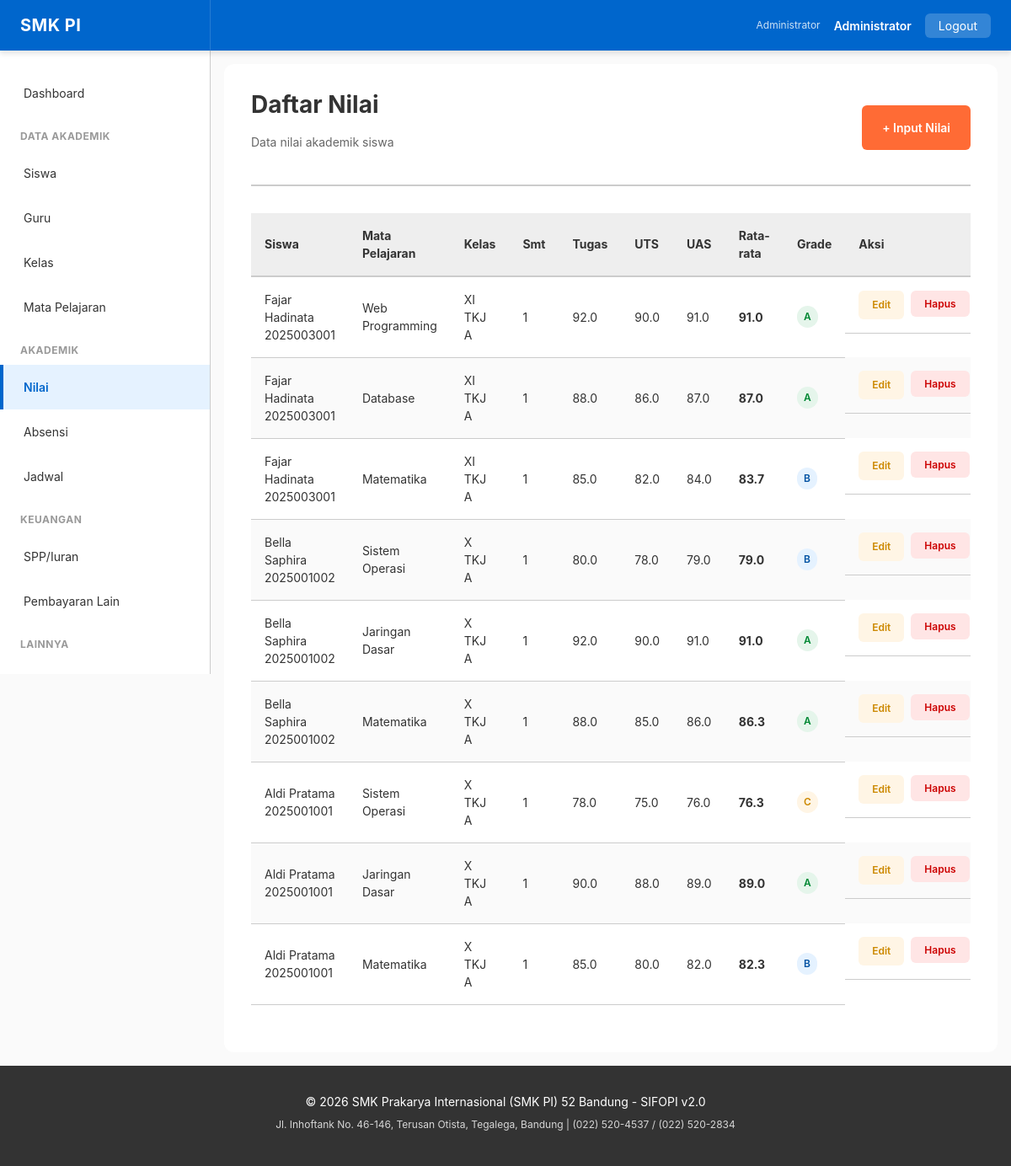
/nilai (signed in), run on the app's committed database.
### tables this page shows
CREATE TABLE nilai (
    id INT PRIMARY KEY AUTO_INCREMENT,
    siswa_id INT NOT NULL,
    pelajaran_kelas_id INT NOT NULL,
    tahun_ajaran_id INT NOT NULL,
    semester INT,
    tugas DECIMAL(5,2),
    uts DECIMAL(5,2),
    uas DECIMAL(5,2),
    rata_rata DECIMAL(5,2),
    grade VARCHAR(2),
    created_at DATETIME DEFAULT CURRENT_TIMESTAMP,
    updated_at DATETIME DEFAULT CURRENT_TIMESTAMP ON UPDATE CURRENT_TIMESTAMP,
    FOREIGN KEY (siswa_id) REFERENCES siswa(id) ON DELETE CASCADE,
    FOREIGN KEY (pelajaran_kelas_id) REFERENCES pelajaran_kelas(id),
    FOREIGN KEY (tahun_ajaran_id) REFERENCES tahun_ajaran(id),
    UNIQUE KEY unique_grade (siswa_id, pelajaran_kelas_id, tahun_ajaran_id, semester),
    INDEX idx_siswa (siswa_id),
    INDEX idx_pelajaran (pelajaran_kelas_id)
);

CREATE TABLE siswa (
    id INT PRIMARY KEY AUTO_INCREMENT,
    user_id INT,
    no_induk VARCHAR(20) NOT NULL UNIQUE,
    nama VARCHAR(100) NOT NULL,
    tgl_lahir DATE,
    jenis_kelamin ENUM('LAKI-LAKI', 'PEREMPUAN'),
    agama VARCHAR(20),
    alamat TEXT,
    no_telepon VARCHAR(20),
    email VARCHAR(100) UNIQUE,
    status ENUM('AKTIF', 'LULUS', 'KELUAR', 'SUSPENDED') DEFAULT 'AKTIF',
    kelas_id INT,
    tahun_ajaran_id INT,
    tanggal_masuk DATE,
    nama_ayah VARCHAR(100),
    nama_ibu VARCHAR(100),
    pekerjaan_ayah VARCHAR(100),
    pekerjaan_ibu VARCHAR(100),
    no_telepon_wali VARCHAR(20),
    nama_wali VARCHAR(100),
    alamat_wali TEXT,
    pekerjaan_wali VARCHAR(100),
    golongan_darah VARCHAR(3),
    anak_ke INT,
    status_anak VARCHAR(20),
    nama_sekolah_asal VARCHAR(100),
    alamat_sekolah_asal TEXT,
    foto VARCHAR(255),
    is_active BOOLEAN DEFAULT true,
    created_at DATETIME DEFAULT CURRENT_TIMESTAMP,
    updated_at DATETIME DEFAULT CURRENT_TIMESTAMP ON UPDATE CURRENT_TIMESTAMP,
    FOREIGN KEY (user_id) REFERENCES user(id) ON DELETE SET NULL,
    FOREIGN KEY (kelas_id) REFERENCES kelas(id),
    FOREIGN KEY (tahun_ajaran_id) REFERENCES tahun_ajaran(id),
    UNIQUE KEY unique_no_induk (no_induk),
    INDEX idx_nama (nama),
    INDEX idx_kelas (kelas_id),
    INDEX idx_status (status),
    INDEX idx_active (is_active)
);

CREATE TABLE mapel (
    id INT PRIMARY KEY AUTO_INCREMENT,
    kode_mapel VARCHAR(20) UNIQUE,
    mata_pelajaran VARCHAR(100) NOT NULL,
    kategori_pelajaran VARCHAR(50),
    jam_pembelajaran INT,
    kurikulum VARCHAR(100),
    is_active BOOLEAN DEFAULT true,
    created_at DATETIME DEFAULT CURRENT_TIMESTAMP,
    updated_at DATETIME DEFAULT CURRENT_TIMESTAMP ON UPDATE CURRENT_TIMESTAMP,
    INDEX idx_nama (mata_pelajaran),
    INDEX idx_kategori (kategori_pelajaran),
    INDEX idx_active (is_active)
);

CREATE TABLE kelas (
    id INT PRIMARY KEY AUTO_INCREMENT,
    nama_kelas VARCHAR(50) NOT NULL,
    no_ruangan VARCHAR(10),
    id_guru_wali INT,
    tahun_ajaran_id INT NOT NULL,
    kurikulum VARCHAR(100),
    capacity INT DEFAULT 40,
    is_active BOOLEAN DEFAULT true,
    created_at DATETIME DEFAULT CURRENT_TIMESTAMP,
    updated_at DATETIME DEFAULT CURRENT_TIMESTAMP ON UPDATE CURRENT_TIMESTAMP,
    FOREIGN KEY (id_guru_wali) REFERENCES guru(id),
    FOREIGN KEY (tahun_ajaran_id) REFERENCES tahun_ajaran(id),
    UNIQUE KEY unique_class (nama_kelas, tahun_ajaran_id),
    INDEX idx_guru_wali (id_guru_wali),
    INDEX idx_active (is_active)
);

### public/index.php (called while the page is built, shortened)
<?php
$configPath = dirname(__DIR__) . '/config';
require_once $configPath . '/database.php';
require_once $configPath . '/helpers.php';
class Router {
    private function render(string $viewPath, array $vars = []): void {
        extract($vars);
        $contentFile = dirname(__DIR__) . '/views/' . $viewPath . '.php';
        include $contentFile;
        include dirname(__DIR__) . '/views/layout/base.php';
    }
    private function db(): Database { return Database::getInstance(); }
    private function nilaiList(): void {
        $db     = $this->db();
        $page   = (int)($_GET['page'] ?? 1);
        $role   = $_SESSION['user']['role'];
        if ($role === 'SISWA') {
            $siswa = $db->query("SELECT * FROM siswa WHERE user_id = ?", [$_SESSION['user']['id']])->fetch();
            $where  = $siswa ? 'n.siswa_id = ' . $siswa['id'] : '1=0';
        } else {
            $where = '';
        }
        $sql = "SELECT n.*, s.nama as nama_siswa, s.no_induk,
                       pk.mapel_id, m.mata_pelajaran, k.nama_kelas
                FROM nilai n
                JOIN siswa s ON s.id = n.siswa_id
                JOIN pelajaran_kelas pk ON pk.id = n.pelajaran_kelas_id
                JOIN mapel m ON m.id = pk.mapel_id
                JOIN kelas k ON k.id = pk.kelas_id
                " . ($where ? "WHERE $where" : '') . "
                ORDER BY n.id DESC
                LIMIT ? OFFSET ?";
        $perPage = ITEMS_PER_PAGE;
        $offset  = ($page - 1) * $perPage;
        $data    = $db->query($sql, [$perPage, $offset])->fetchAll();
        $countSql = "SELECT COUNT(*) as c FROM nilai n " . ($where ? "WHERE $where" : '');
        $total    = (int)($db->query($countSql)->fetch()['c'] ?? 0);
        $pages    = max(1, (int)ceil($total / $perPage));
        $result = [
            'data' => $data, 'page' => $page, 'pages' => $pages,
            'total' => $total, 'has_prev' => $page > 1, 'has_next' => $page < $pages,
        ];
        $this->render('nilai/list', compact('result', 'siswa_list', 'pk_list'));
    }
}
(new Router())->route();

### config/database.php (called while the page is built, shortened)
<?php
class Database {
    private static $instance = null;
    private $pdo;
    public static function getInstance(): self {
        if (self::$instance === null) {
            self::$instance = new self();
        }
        return self::$instance;
    }
    private function connect(): void {
        try {
            $host = $_ENV['DB_HOST'] ?? 'localhost';
            $port = $_ENV['DB_PORT'] ?? 3306;
            $dbname = $_ENV['DB_NAME'] ?? 'atol_akademik_smk_pi';
            $user = $_ENV['DB_USER'] ?? 'root';
            $password = $_ENV['DB_PASSWORD'] ?? '';
            $dsn = "mysql:host={$host};port={$port};dbname={$dbname};charset=utf8mb4";
            $this->pdo = new PDO(
                $dsn,
                $user,
                $password,
                [
                    PDO::ATTR_ERRMODE => PDO::ERRMODE_EXCEPTION,
                    PDO::ATTR_DEFAULT_FETCH_MODE => PDO::FETCH_ASSOC,
                    PDO::ATTR_EMULATE_PREPARES => false,
                ]
            );
        } catch (PDOException $e) {
            die('Database connection failed: ' . htmlspecialchars($e->getMessage()));
        }
    }
    public function query(string $sql, array $params = []): PDOStatement {
        try {
            $stmt = $this->pdo->prepare($sql);
            $stmt->execute($params);
            return $stmt;
        } catch (PDOException $e) {
            $this->lastError = $e->getMessage();
            if ($_ENV['APP_DEBUG'] ?? false) {
                error_log('SQL Error: ' . $e->getMessage() . "\nSQL: " . $sql);
            }
            throw new Exception('Database query failed. Please try again.');
        }
    }
}

### config/helpers.php (called while the page is built, shortened)
<?php
if (function_exists('safe')) {
    return;
}
function safe(mixed $value): string {
    return htmlspecialchars((string)$value, ENT_QUOTES, 'UTF-8');
}

### views/nilai/list.php (the view, shortened to what this page needs)
<div class="page-header" style="display:flex;justify-content:space-between;align-items:center;">
    <div>
        <h1 class="page-title">Daftar Nilai</h1>
        <p class="page-subtitle">Data nilai akademik siswa</p>
    </div>
    <?php if (in_array($_SESSION['user']['role'], ['ADMIN','GURU'])): ?>
        <a href="/nilai/create" class="btn btn-secondary">+ Input Nilai</a>
    <?php endif; ?>
</div>
<?php if (!empty($result['data'])): ?>
    <div class="table-responsive">
        <table class="table">
            <thead>
                <tr><th>Siswa</th><th>Mata Pelajaran</th><th>Kelas</th><th>Smt</th><th>Tugas</th><th>UTS</th><th>UAS</th><th>Rata-rata</th><th>Grade</th><th style="width:100px;">Aksi</th></tr>
            </thead>
            <tbody>
                <?php foreach ($result['data'] as $n):
                    $grade = $n['grade'] ?? '-';
                    $gc = in_array($grade,['A','A+']) ? 'success' : (in_array($grade,['B','B+']) ? 'primary' : (in_array($grade,['C','C+']) ? 'warning' : 'secondary'));
                ?>
                    <tr>
                        <td><?= safe($n['nama_siswa'] ?? '-') ?><br><small><?= safe($n['no_induk'] ?? '') ?></small></td>
                        <td><?= safe($n['mata_pelajaran'] ?? '-') ?></td>
                        <td><?= safe($n['nama_kelas'] ?? '-') ?></td>
                        <td><?= safe($n['semester']) ?></td>
                        <td><?= $n['tugas'] !== null ? number_format($n['tugas'],1) : '-' ?></td>
                        <td><?= $n['uts'] !== null ? number_format($n['uts'],1) : '-' ?></td>
                        <td><?= $n['uas'] !== null ? number_format($n['uas'],1) : '-' ?></td>
                        <td><strong><?= $n['rata_rata'] !== null ? number_format($n['rata_rata'],1) : '-' ?></strong></td>
                        <td><span class="badge badge-<?= $gc ?>"><?= safe($grade) ?></span></td>
                        <td class="table-actions">
                            <?php if (in_array($_SESSION['user']['role'], ['ADMIN','GURU'])): ?>
                            <a href="/nilai/edit?id=<?= $n['id'] ?>" class="btn btn-small action-edit">Edit</a>
                            <form method="POST" action="/nilai/delete?id=<?= $n['id'] ?>" style="display:inline;" onsubmit="return confirm('Hapus nilai ini?')">
                                <button class="btn btn-small action-delete">Hapus</button>
                            </form>
                            <?php endif; ?>
                        </td>
                    </tr>
                <?php endforeach; ?>
            </tbody>
        </table>
    </div>
<?php endif; ?>

### public/assets/css/theme.css (style rules this page uses)
.table-actions { display: flex; gap: var(--spacing-sm); }
.action-edit { background: var(--color-warning-light); color: var(--color-warning-dark); }
.action-delete { background: var(--color-error-light); color: var(--color-error); }

### public/assets/css/variables.css (style rules this page uses)
:root { --color-primary: #0066CC; --color-primary-dark: #0052A3; --color-primary-light: #E5F2FF; --color-secondary: #FF6B35; --color-secondary-dark: #E55A28; --color-secondary-light: #FFE5D5; --color-success: #00AA44; --color-success-dark: #008833; --color-success-light: #E5F5EB; --color-warning: #FFAA00; --color-warning-dark: #CC8800; --color-warning-light: #FFF5E5; --color-error: #CC0000; --color-error-dark: #AA0000; --color-error-light: #FFE5E5; --color-info: #0066CC; --color-info-light: #E5F2FF; --color-dark-text: #333333; --color-light-bg: #EEEEEE; --color-border: #CCCCCC; --color-white: #FFFFFF; --color-black: #000000; --color-gray-50: #FAFAFA; --color-gray-100: #F5F5F5; --color-gray-200: #EEEEEE; --color-gray-300: #DDDDDD; --color-gray-400: #CCCCCC; --color-gray-500: #999999; --color-gray-600: #666666; --color-gray-700: #444444; --color-gray-800: #333333; --color-gray-900: #1A1A1A; --font-family: -apple-system, BlinkMacSystemFont, 'Segoe UI', 'Roboto', 'Oxygen', 'Ubuntu', 'Cantarell', sans-serif; --font-mono: 'Courier New', 'Courier', monospace; --font-size-base: 16px; --font-size-xs: 12px; --font-size-sm: 14px; --font-size-lg: 18px; --font-size-xl: 20px; --font-size-2xl: 24px; --font-size-3xl: 28px; --font-size-4xl: 32px; --font-weight-light: 300; --font-weight-normal: 400; --font-weight-medium: 500; --font-weight-semibold: 600; --font-weight-bold: 700; --line-height-tight: 1.2; --line-height-normal: 1.5; --line-height-relaxed: 1.75; --spacing-xs: 4px; --spacing-sm: 8px; --spacing-md: 16px; --spacing-lg: 24px; --spacing-xl: 32px; --spacing-2xl: 40px; --spacing-3xl: 48px; --radius-sm: 4px; --radius-md: 6px; --radius-lg: 12px; --radius-xl: 16px; --radius-full: 9999px; --shadow-sm: 0 1px 2px rgba(0, 0, 0, 0.05); --shadow-md: 0 4px 6px rgba(0, 0, 0, 0.1); --shadow-lg: 0 10px 20px rgba(0, 0, 0, 0.15); --shadow-xl: 0 20px 40px rgba(0, 0, 0, 0.2); --transition-fast: 150ms ease-in-out; --transition-normal: 300ms ease-in-out; --transition-slow: 500ms ease-in-out; --z-dropdown: 1000; --z-modal: 2000; --z-tooltip: 3000; --breakpoint-sm: 640px; --breakpoint-md: 1024px; --breakpoint-lg: 1280px; --navbar-height: 60px; --sidebar-width: 250px; --max-container-width: 1400px; }
@media (prefers-color-scheme: light) { :root { --bg-primary: #FFFFFF; --bg-secondary: #F5F5F5; --text-primary: #333333; --text-secondary: #666666; } }

### public/assets/css/layout.css (style rules this page uses)
.page-header { margin-bottom: var(--spacing-xl); border-bottom: 2px solid var(--color-border); padding-bottom: var(--spacing-lg); }
.page-title { font-size: var(--font-size-3xl); margin-bottom: var(--spacing-md); }
.page-subtitle { color: var(--color-gray-600); font-size: var(--font-size-sm); }

### public/assets/css/components.css (style rules this page uses)
.btn { display: inline-flex; align-items: center; justify-content: center; padding: var(--spacing-md) var(--spacing-lg); border-radius: var(--radius-md); font-size: var(--font-size-sm); font-weight: var(--font-weight-semibold); cursor: pointer; transition: all var(--transition-fast); border: none; text-decoration: none; white-space: nowrap; }
.btn-secondary { background: var(--color-secondary); color: white; }
.btn-small { padding: var(--spacing-sm) var(--spacing-md); font-size: var(--font-size-xs); }
.table { width: 100%; border-collapse: collapse; margin-bottom: var(--spacing-lg); }
.table thead { background: var(--color-light-bg); }
.table th { padding: var(--spacing-md); text-align: left; font-weight: var(--font-weight-bold); border-bottom: 2px solid var(--color-border); font-size: var(--font-size-sm); }
.table td { padding: var(--spacing-md); border-bottom: 1px solid var(--color-border); font-size: var(--font-size-sm); }
.table tbody tr:nth-child(even) { background: #FAFAFA; }
.table-responsive { overflow-x: auto; }
.badge { display: inline-block; padding: var(--spacing-xs) var(--spacing-sm); border-radius: var(--radius-full); font-size: var(--font-size-xs); font-weight: var(--font-weight-semibold); }
.badge-primary { background: var(--color-primary-light); color: var(--color-primary-dark); }
.badge-success { background: var(--color-success-light); color: var(--color-success-dark); }
.badge-warning { background: var(--color-warning-light); color: var(--color-warning-dark); }

### data on the page
nilai: siswa.nama "Fajar Hadinata", siswa.no_induk "2025003001", mapel.mata_pelajaran "Web Programming", kelas.nama_kelas "XI TKJ A", semester "1", tugas "92.0", uts "90.0", uas "91.0", rata_rata "91.0", grade "A"
nilai: siswa.nama "Fajar Hadinata", siswa.no_induk "2025003001", mapel.mata_pelajaran "Database", kelas.nama_kelas "XI TKJ A", semester "1", tugas "88.0", uts "86.0", uas "87.0", rata_rata "87.0", grade "A"
nilai: siswa.nama "Fajar Hadinata", siswa.no_induk "2025003001", mapel.mata_pelajaran "Matematika", kelas.nama_kelas "XI TKJ A", semester "1", tugas "85.0", uts "82.0", uas "84.0", rata_rata "83.7", grade "B"
nilai: siswa.nama "Bella Saphira", siswa.no_induk "2025001002", mapel.mata_pelajaran "Sistem Operasi", kelas.nama_kelas "X TKJ A", semester "1", tugas "80.0", uts "78.0", uas "79.0", rata_rata "79.0", grade "B"
nilai: siswa.nama "Bella Saphira", siswa.no_induk "2025001002", mapel.mata_pelajaran "Jaringan Dasar", kelas.nama_kelas "X TKJ A", semester "1", tugas "92.0", uts "90.0", uas "91.0", rata_rata "91.0", grade "A"
nilai: siswa.nama "Bella Saphira", siswa.no_induk "2025001002", mapel.mata_pelajaran "Matematika", kelas.nama_kelas "X TKJ A", semester "1", tugas "88.0", uts "85.0", uas "86.0", rata_rata "86.3", grade "A"
nilai: siswa.nama "Aldi Pratama", siswa.no_induk "2025001001", mapel.mata_pelajaran "Sistem Operasi", kelas.nama_kelas "X TKJ A", semester "1", tugas "78.0", uts "75.0", uas "76.0", rata_rata "76.3", grade "C"
nilai: siswa.nama "Aldi Pratama", siswa.no_induk "2025001001", mapel.mata_pelajaran "Jaringan Dasar", kelas.nama_kelas "X TKJ A", semester "1", tugas "90.0", uts "88.0", uas "89.0", rata_rata "89.0", grade "A"
nilai: siswa.nama "Aldi Pratama", siswa.no_induk "2025001001", mapel.mata_pelajaran "Matematika", kelas.nama_kelas "X TKJ A", semester "1", tugas "85.0", uts "80.0", uas "82.0", rata_rata "82.3", grade "B"

### other printed values
safe($_SESSION['user']['fullname']) "Administrator"
safe(SCHOOL_NAME) "SMK Prakarya Internasional (SMK PI) 52 Bandung"
safe(SCHOOL_ADDRESS) "Jl. Inhoftank No. 46-146, Terusan Otista, Tegalega, Bandung"
safe(SCHOOL_PHONE) "(022) 520-4537 / (022) 520-2834"
